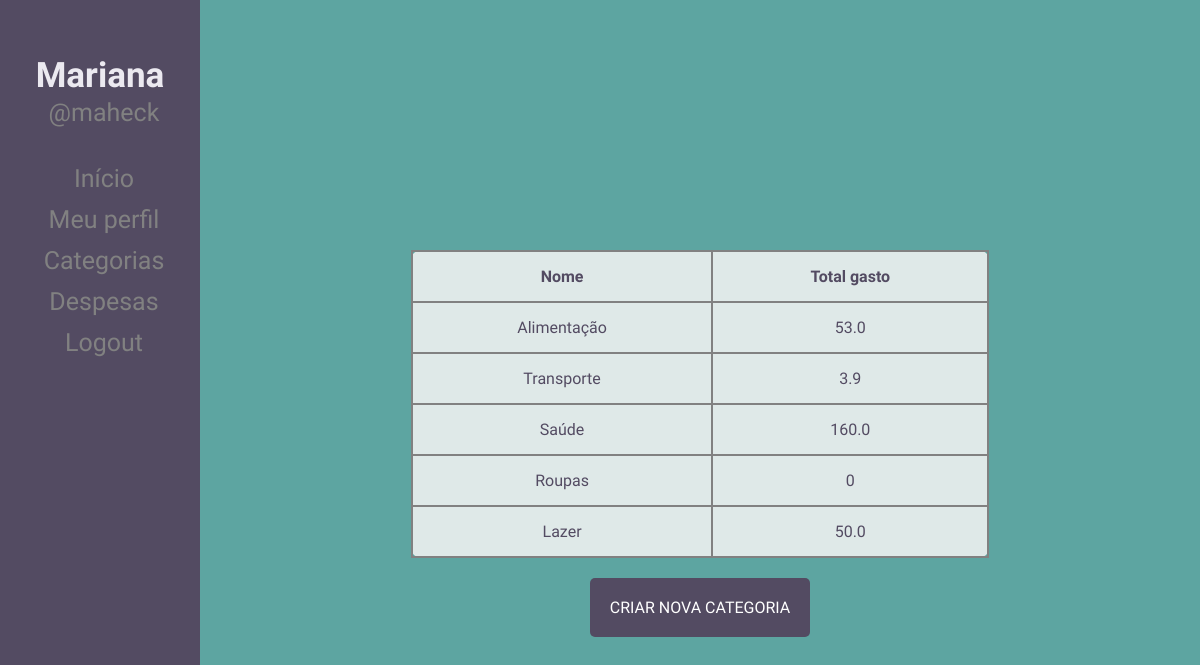
Screenshot of /categories (signed in) with the database file from the repository.
### poupapig/models.py (models this page shows)
class Category(models.Model):
	user = models.ForeignKey('auth.User', default="", on_delete=models.CASCADE)
	name = models.CharField(max_length=200)
	def __str__(self):
		return self.name

### poupapig/views.py (the view)
# urls.py: path('categories', views.show_categories, name='show_categories'),
def show_categories(request):
    categories = Category.objects.filter(user = request.user)
    expenses = Expense.objects.all()
    total_per_category = []
    print("----------------------------")
    for category in categories:
        total = 0
        for expense in expenses:
            if expense.category == category:
                total += expense.amount
        tup = (category, total)
        print(tup)
        total_per_category.append(tup)
    print(total_per_category)
    return render(request, 'categories.html', {'total_per_category': total_per_category})

### poupapig/templates/categories.html
{% extends 'registration/base_profile.html' %}
{% load staticfiles %}
{% block content %}
    <table>
        <tr>
            <th>Nome</th>
            <th>Total gasto</th>
        </tr>
                {% for ct in total_per_category %}
                    <tr>
                        <td>{{ct.0}}</td>
                        <td>{{ct.1}}</td>
                    </tr>
                {% endfor %}
    </table>
    <a href="{% url 'new_category' %}" class="button">Criar nova categoria</a>
{% endblock %}

### poupapig/templates/registration/base_profile.html (shortened to what this page needs)
{% load staticfiles %}
<!doctype html>
<html>
    <head>
        <link href="{% static 'css/style_profile.css' %}" rel="stylesheet">
    </head>
    <body>
        <div class="sidenav">
            <h2> {{user.first_name}} </h2>
            <p> @{{user.username}} </p>
            <a href="{% url 'index_profile' %}">Início</a>
            <a href="{% url 'user_infos' %}">Meu perfil</a>
            <a href="{% url 'show_categories' %}">Categorias</a>
            <a href="{% url 'expense_list' %}">Despesas</a>
            <a href="{% url 'logout' %}">Logout</a>
        </div>
        <div class="main">
            {% block content %}
            {% endblock %}
        </div>
    </body>
</html>

### poupapig/static/css/style_profile.css (style rules this page uses)
body { background-color: #5DA5A1; color: #534B62; font-family: 'Muli', sans-serif; padding-left: 40px; text-align: center; }
.button { color: #fff !important; text-transform: uppercase; text-decoration: none; background: #534B62; padding: 20px; border-radius: 5px; display: inline-block; border: none; margin-top: 20px; }
table { text-align: center; margin: 0 auto; margin-top: 250px; padding: 20px; background-color: rgba(255, 250, 250, 0.8); border-collapse: collapse; width: 60%; }
table, th, td { border: 2px solid #818181; border-radius: 10px; }
th, td { padding: 15px; }
.sidenav { height: 100%; width: 200px; position: fixed; z-index: 1; top: 0; left: 0; background-color: #534B62; overflow-x: hidden; padding-top: 20px; }
.sidenav h2 { padding: 6px 8px 0px 8px; margin-bottom: 0px; text-decoration: none; font-size: 35px; color: #ebe9f0; display: block; }
.sidenav p { margin-top:2px; padding: 0px 8px 6px 16px; text-decoration: none; font-size: 25px; color: #818181; display: block; }
.sidenav a { padding: 6px 8px 6px 16px; text-decoration: none; font-size: 25px; color: #818181; display: block; }
.main { margin-left: 160px; padding: 0px 10px; }

### rows the page displays
Category: name "Alimentação", ct "53.0"
Category: name "Transporte", ct "3.9"
Category: name "Saúde", ct "160.0"
Category: name "Roupas", ct "0"
Category: name "Lazer", ct "50.0"

### other values shown
{{ user.first_name }} "Mariana"
{{ user.username }} "maheck"
